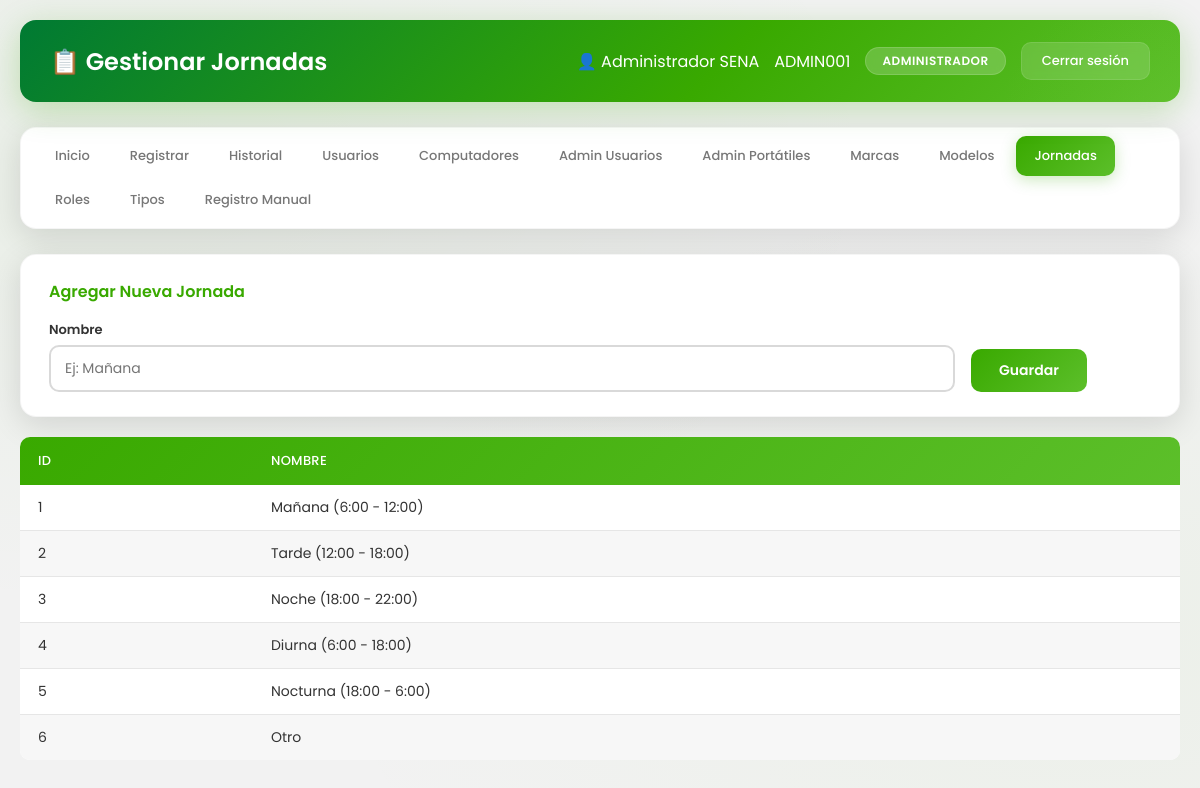
The page /admin/jornada.php (signed in) on the database its author committed.
### tables this page shows
CREATE TABLE jornada (
    id int(11) NOT NULL AUTO_INCREMENT,
    nombre varchar(50) NOT NULL,
    PRIMARY KEY (id),
    UNIQUE KEY nombre (nombre)
);

### admin/jornada.php (the view, shortened to what this page needs)
<?php
require_once '../config/db.php';
$titulo = 'Gestionar Jornadas';
$jornadas = $pdo->query("SELECT * FROM jornada ORDER BY id")->fetchAll();
?>
<!DOCTYPE html>
<html lang="es">
<head>
    <link rel="stylesheet" href="../css/style.css">
</head>
<body>
    <div class="dashboard-container">
        <div class="header">
            <h1>📋 <?= $titulo ?></h1>
            <div class="user-info">
                <span>👤 <?= htmlspecialchars($_SESSION['nombre_completo']) ?></span>
                <span> <?= htmlspecialchars($_SESSION['carnet']) ?></span>
                <span class="badge"><?= htmlspecialchars($_SESSION['rol']) ?></span>
                <a href="../logout.php" class="btn-logout">Cerrar sesión</a>
            </div>
        </div>
        <?php include '../includes/menu.php'; ?>
        <div class="card">
            <h3>Agregar Nueva Jornada</h3>
            <form action="guardar_jornada.php" method="POST">
                <div class="form-row">
                    <div class="form-group">
                        <label>Nombre</label>
                        <input type="text" name="nombre" placeholder="Ej: Mañana" required>
                    </div>
                    <div class="form-group" style="flex: 0 0 auto;">
                        <button type="submit" class="btn-success">Guardar</button>
                    </div>
                </div>
            </form>
        </div>
        <table>
            <thead>
                <tr>
                    <th>ID</th>
                    <th>Nombre</th>
                </tr>
            </thead>
            <tbody>
                <?php foreach ($jornadas as $j): ?>
                    <tr>
                        <td><?= $j['id'] ?></td>
                        <td><?= htmlspecialchars($j['nombre']) ?></td>
                    </tr>
                <?php endforeach; ?>
            </tbody>
        </table>
    </div>
</body>
</html>

### css/style.css (style rules this page uses)
:root { --primary: #39A900; --primary-light: #5CBF2A; --primary-dark: #007A33; --secondary: #7AC943; --accent: #FFCC00; --success: #39A900; --danger: #D50000; --warning: #FFB300; --gold: #FFCC00; --white: #FFFFFF; --gray-light: #F2F2F2; --gray: #777777; --dark: #333333; --shadow: 0 8px 32px rgba(0,0,0,0.12); --shadow-hover: 0 12px 48px rgba(0,0,0,0.18); --radius: 16px; --radius-sm: 10px; }
* { margin: 0; padding: 0; box-sizing: border-box; }
body { font-family: 'Poppins', 'Segoe UI', sans-serif; background: var(--gray-light); color: var(--dark); min-height: 100vh; background-image: radial-gradient( ellipse at 10% 20%, rgba(57, 169, 0, 0.05) 0%, transparent 50% ), radial-gradient( ellipse at 90% 80%, rgba(122, 201, 67, 0.05) 0%, transparent 50% ); }
.dashboard-container { max-width: 1360px; margin: 0 auto; padding: 20px; }
.header { background: linear-gradient( 135deg, var(--primary-dark)0%, var(--primary) 60%, var(--primary-light) 100% ); color: white; border-radius: var(--radius); padding: 22px 30px; box-shadow: 0 8px 32px rgba(57, 169, 0, 0.25); margin-bottom: 25px; display: flex; justify-content: space-between; align-items: center; position: relative; overflow: hidden; }
.header::before { content: ''; position: absolute; top: -50%; right: -10%; width: 300px; height: 300px; background: radial-gradient( circle, rgba(122, 201, 67, 0.12) 0%, transparent 70% ); border-radius: 50%; }
.header h1 { font-size: 24px; font-weight: 600; position: relative; z-index: 1; }
.user-info { display: flex; align-items: center; gap: 15px; position: relative; z-index: 1; }
.badge { background: rgba(255,255,255,0.2); color: white; padding: 4px 16px; border-radius: 20px; font-size: 12px; font-weight: 600; text-transform: uppercase; letter-spacing: 0.5px; backdrop-filter: blur(5px); border: 1px solid rgba(255,255,255,0.15); }
.btn-logout { background: rgba(255,255,255,0.15); color: white; padding: 8px 20px; border-radius: var(--radius-sm); text-decoration: none; font-size: 13px; font-weight: 500; transition: all 0.3s; backdrop-filter: blur(5px); border: 1px solid rgba(255,255,255,0.1); }
.card { background: white; padding: 24px 28px; border-radius: var(--radius); box-shadow: var(--shadow); margin-bottom: 20px; border: 1px solid rgba(0,0,0,0.04); transition: all 0.3s; }
.card h3 { color: #39A900; margin-bottom: 16px; font-size: 16px; font-weight: 600; display: flex; align-items: center; gap: 10px; }
table { width: 100%; background: white; border-radius: var(--radius-sm); overflow: hidden; border-collapse: collapse; }
thead { background: linear-gradient( 135deg, #39A900, #5CBF2A ); color: white; }
thead th { padding: 14px 18px; text-align: left; font-weight: 500; font-size: 13px; text-transform: uppercase; letter-spacing: 0.3px; }
tbody td { padding: 12px 18px; border-bottom: 1px solid #E6E6E6; font-size: 14px; }
tbody tr:nth-child(even) { background: #F7F7F7; }
tbody tr:last-child td { border-bottom: none; }
.form-row { display: flex; flex-wrap: wrap; gap: 16px; align-items: flex-end; }
.form-group { flex: 1; min-width: 180px; }
.form-group label { display: block; margin-bottom: 5px; font-weight: 600; color: var(--dark); font-size: 13px; }
.form-group input, .form-group select, .form-group textarea { width: 100%; padding: 11px 14px; border: 2px solid #D9D9D9; border-radius: var(--radius-sm); font-size: 14px; transition: all 0.3s; font-family: 'Poppins', sans-serif; background: white; }
.btn-success { background: linear-gradient( 135deg, #39A900, #5CBF2A ); color: white; border: none; padding: 11px 28px; border-radius: var(--radius-sm); cursor: pointer; font-weight: 600; font-size: 14px; transition: all 0.3s; font-family: 'Poppins', sans-serif; }

### rows shown on the page
jornada: id "1", nombre "Mañana (6:00 - 12:00)"
jornada: id "2", nombre "Tarde (12:00 - 18:00)"
jornada: id "3", nombre "Noche (18:00 - 22:00)"
jornada: id "4", nombre "Diurna (6:00 - 18:00)"
jornada: id "5", nombre "Nocturna (18:00 - 6:00)"
jornada: id "6", nombre "Otro"

### other values the page prints
$titulo "Gestionar Jornadas"
$_SESSION['nombre_completo'] "Administrador SENA"
$_SESSION['carnet'] "ADMIN001"
$_SESSION['rol'] "ADMINISTRADOR"
